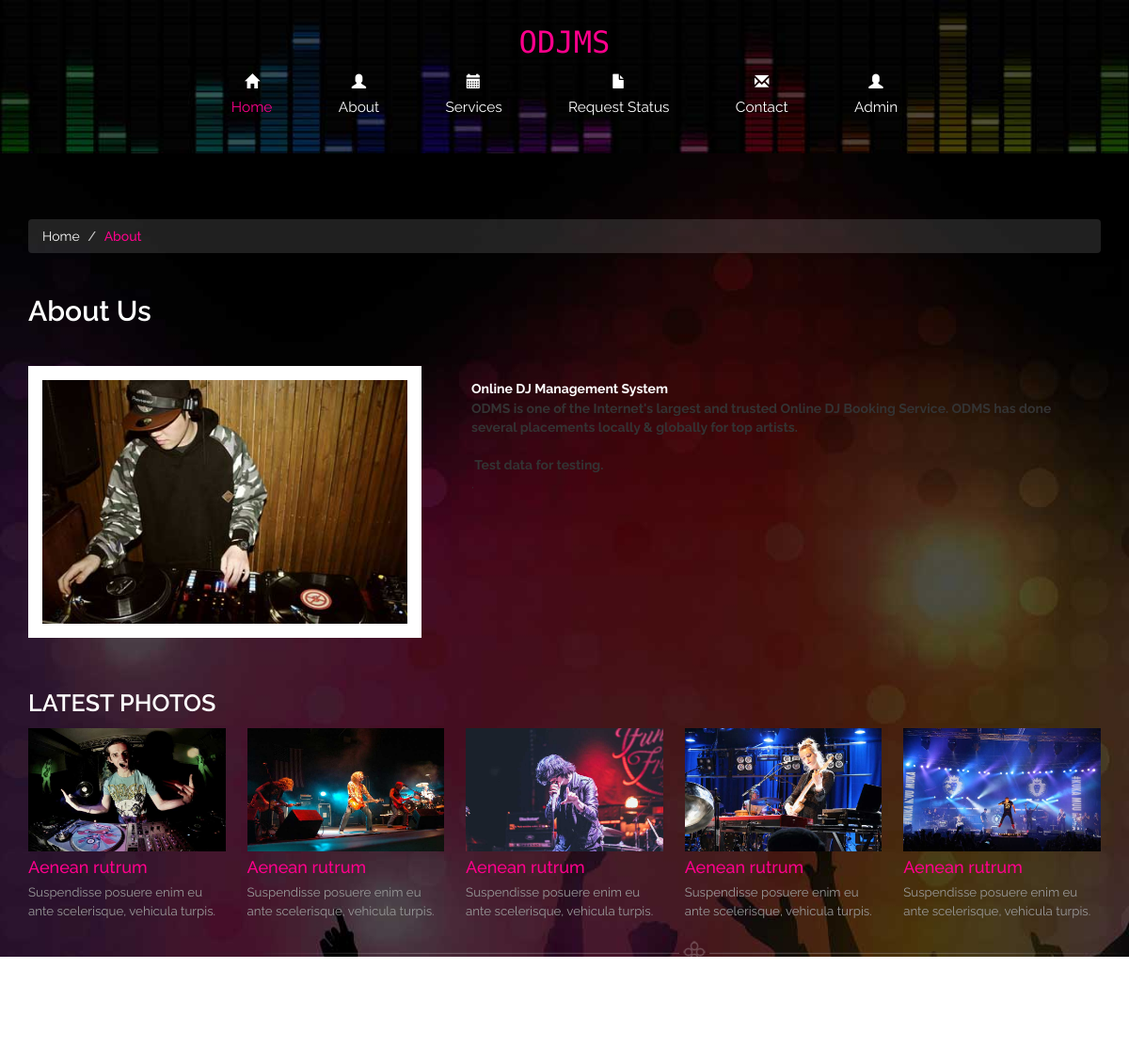
Page /about.php on the committed database.
### tables this page shows
CREATE TABLE `tblpage` (
  `ID` int(10) NOT NULL,
  `PageType` varchar(100) DEFAULT NULL,
  `PageTitle` mediumtext DEFAULT NULL,
  `PageDescription` mediumtext DEFAULT NULL,
  `Email` varchar(200) DEFAULT NULL,
  `MobileNumber` bigint(10) DEFAULT NULL,
  `UpdationDate` timestamp NULL DEFAULT NULL ON UPDATE current_timestamp()
);

### about.php (the view, shortened to what this page needs)
<!DOCTYPE html>
<html>
<head>
<link href="css/bootstrap.css" rel='stylesheet' type='text/css' />
<link href="css/style.css" rel="stylesheet" type="text/css" media="all" />
<link rel="stylesheet" href="css/touchTouch.css" type="text/css" media="all" />
		<link rel="stylesheet" type="text/css" href="css/jquery.fancybox.css" media="screen" />
</head>
<body>
<?php include_once('includes/header.php');?>
<div class="about content">
	 <div class="container">
		 <ol class="breadcrumb">
		  <li><a href="index.php">Home</a></li>
		  <li class="active">About</li>
		 </ol>
		 <?php
$sql="SELECT * from tblpage where PageType='aboutus'";
$query = $dbh -> prepare($sql);
$query->execute();
$results=$query->fetchAll(PDO::FETCH_OBJ);
$cnt=1;
if($query->rowCount() > 0)
{
foreach($results as $row)
{               ?>
		 <h2><?php  echo htmlentities($row->PageTitle);?></h2>
		 <div class="about-main">
			 <div class="col-md-6 abt-pic">
				 <img src="images/abt.jpg" class="img-responsive" alt=""/>
			 </div>
			 <div class="col-md-6 abt-pic-info">
				 <p style="color:#fff"><?php  echo $row->PageDescription;?>.</p>
			 </div>
			 <?php $cnt=$cnt+1;}} ?>
			 <div class="clearfix"></div>
		 </div>
		 <div class="latest">
			 <h3>LATEST PHOTOS</h3>
			 <div class="pic start">
				 <a class="fancybox" href="images/4.jpg" data-fancybox-group="gallery" title="Lorem ipsum dolor sit amet"><img src="images/4.jpg" class="img-style row6" alt=""><span> </span></a>
				 <h4><a href="event.html">Aenean rutrum</a></h4>
				 <p>Suspendisse posuere enim eu ante scelerisque, vehicula turpis.</p>
			 </div>
			 <div class="pic">
				 <a class="fancybox" href="images/5.jpg" data-fancybox-group="gallery" title="Lorem ipsum dolor sit amet"><img src="images/5.jpg" class="img-style row6" alt=""><span> </span></a>
				 <h4><a href="event.html">Aenean rutrum</a></h4>
				 <p>Suspendisse posuere enim eu ante scelerisque, vehicula turpis.</p>
			 </div>
			 <div class="pic">
				 <a class="fancybox" href="images/6.jpg" data-fancybox-group="gallery" title="Lorem ipsum dolor sit amet"><img src="images/6.jpg" class="img-style row6" alt=""><span> </span></a>
				 <h4><a href="event.html">Aenean rutrum</a></h4>
				 <p>Suspendisse posuere enim eu ante scelerisque, vehicula turpis.</p>
			 </div>
			 <div class="pic">
				 <a class="fancybox" href="images/7.jpg" data-fancybox-group="gallery" title="Lorem ipsum dolor sit amet"><img src="images/7.jpg" class="img-style row6" alt=""><span> </span></a>
				 <h4><a href="event.html">Aenean rutrum</a></h4>
				 <p>Suspendisse posuere enim eu ante scelerisque, vehicula turpis.</p>
			 </div>
			 <div class="pic">
				 <a class="fancybox" href="images/8.jpg" data-fancybox-group="gallery" title="Lorem ipsum dolor sit amet"><img src="images/8.jpg" class="img-style row6" alt=""><span> </span></a>
				 <h4><a href="event.html">Aenean rutrum</a></h4>
				 <p>Suspendisse posuere enim eu ante scelerisque, vehicula turpis.</p>
			 </div>
		 </div>
		<?php include_once('includes/footer.php');?>
	 </div>
</div>
</body>
</html>

### css/style.css (style rules this page uses)
body { margin:0; padding:0; font-family: 'Raleway', sans-serif; }
body a { transition:0.5s all; -webkit-transition:0.5s all; -moz-transition:0.5s all; -o-transition:0.5s all; -ms-transition:0.5s all; }
h1,h2,h3,h4,h5,h6 { margin:0; }
p { margin:0; }
.content { background:url(../images/main.jpg); padding:5em 0 3em 0; }
.about h2 { color:#fff; font-weight:600; margin-top:1.5em; }
.breadcrumb { background-color: rgba(245, 245, 245, 0.13); }
.breadcrumb li a { color:#fff; }
.about-main { margin-top:3em; }
.breadcrumb li.active { color:#FF008C; font-size:1em; font-weight:500; }
.abt-pic { width:38%; margin-right:2%; padding-left:0; }
.abt-pic img { border:15px solid #fff; }
.abt-pic-info { width:60%; }
.abt-pic-info p { color:#eee; line-height:1.5em; margin-top:1em; }
.pic { width: 18.4%; float:left; margin-left:2%; }
.pic img { width:100%; }
.start { margin:0; }
.latest { margin-top:4em; }
.latest h3 { color: #fff; margin-bottom: 0.5em; font-size: 1.8em; text-transform: uppercase; font-weight: 600; }
.pic h4 a { font-size: 1em; color: #FF008C; margin:7px 0; display:inline-block; }
.pic p { color: #999; line-height: 1.5em; font-size: 0.95em; }

### rows in the picture
tblpage: PageTitle "About Us", PageDescription "Online DJ Management System ODMS is one of the Internet's largest and trusted Online DJ Booking Service. ODMS has done several placements locally & globally for top artists. Test data for testing."
